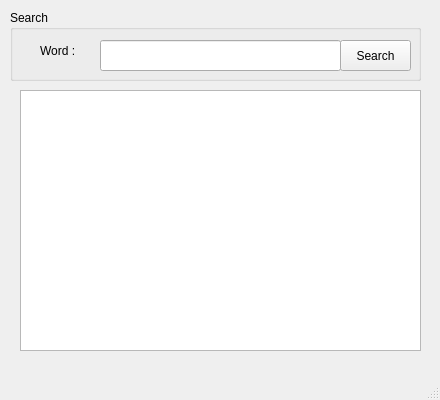
<?xml version="1.0" encoding="UTF-8"?>
<ui version="4.0">
 <class>MainWindow</class>
 <widget class="QMainWindow" name="MainWindow">
  <property name="geometry">
   <rect>
    <x>0</x>
    <y>0</y>
    <width>440</width>
    <height>400</height>
   </rect>
  </property>
  <property name="windowTitle">
   <string>Naver Search</string>
  </property>
  <widget class="QWidget" name="centralwidget">
   <widget class="QGroupBox" name="groupBox">
    <property name="geometry">
     <rect>
      <x>10</x>
      <y>10</y>
      <width>411</width>
      <height>71</height>
     </rect>
    </property>
    <property name="title">
     <string>Search</string>
    </property>
    <widget class="QLabel" name="label">
     <property name="geometry">
      <rect>
       <x>30</x>
       <y>30</y>
       <width>51</width>
       <height>22</height>
      </rect>
     </property>
     <property name="text">
      <string>Word :</string>
     </property>
    </widget>
    <widget class="QLineEdit" name="txtSearchWord">
     <property name="geometry">
      <rect>
       <x>90</x>
       <y>30</y>
       <width>241</width>
       <height>31</height>
      </rect>
     </property>
    </widget>
    <widget class="QPushButton" name="btnSearch">
     <property name="geometry">
      <rect>
       <x>330</x>
       <y>30</y>
       <width>71</width>
       <height>31</height>
      </rect>
     </property>
     <property name="text">
      <string>Search</string>
     </property>
    </widget>
   </widget>
   <widget class="QListView" name="lsvResutl">
    <property name="geometry">
     <rect>
      <x>20</x>
      <y>90</y>
      <width>401</width>
      <height>261</height>
     </rect>
    </property>
   </widget>
  </widget>
  <widget class="QStatusBar" name="statusbar"/>
 </widget>
 <resources/>
 <connections/>
</ui>
